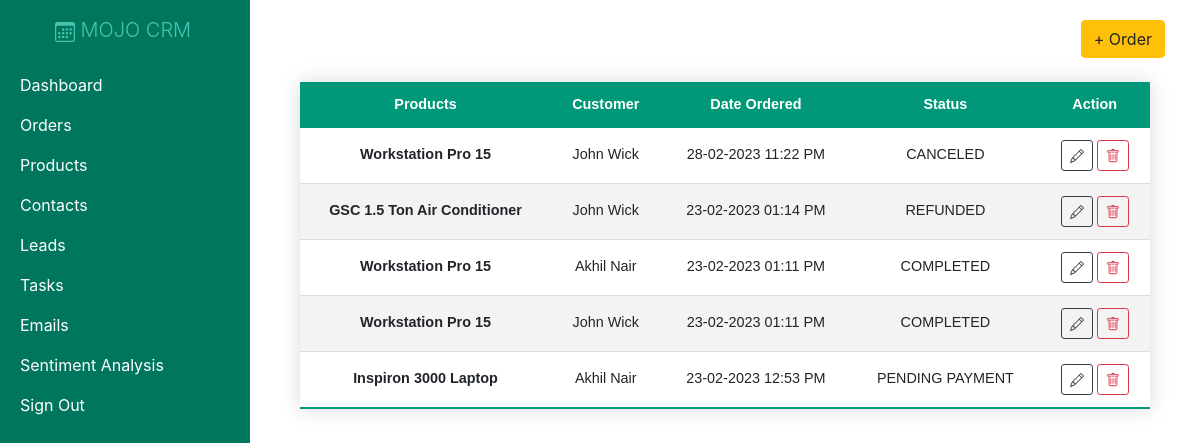
Screenshot of /orders/ (signed in) with the database file from the repository.
### crm/models.py (models this page shows, shortened)
class Order(models.Model):
    customer = models.ForeignKey(Customer, null=True, on_delete=models.CASCADE)
    product = models.ForeignKey(Product, null=True, on_delete=models.CASCADE)
    date_created = models.DateTimeField(auto_now_add=True, null=True)
    status = models.CharField(max_length=200, null=True, choices=(
        ('CANCELED', 'CANCELED'),
        ('COMPLETED', 'COMPLETED'),
        ('REFUNDED', 'REFUNDED'),
        ('PENDING PAYMENT', 'PENDING PAYMENT'),
    ))

class Product(models.Model):
    name = models.CharField(max_length=200, null=True)
    cost = models.FloatField(null=True)
    vendor = models.CharField(max_length=200, null=True)
    discount = models.IntegerField(default=0)
    date_created = models.DateTimeField(auto_now_add=True, null=True)

class Customer(models.Model):
    name = models.CharField(max_length=200, null=True)
    phone = models.CharField(max_length=200, null=True)
    email = models.EmailField(max_length=200, null=True)
    date_created = models.DateTimeField(auto_now_add=True, null=True)
    address = models.CharField(max_length=200, null=True)

### crm/views.py (the view)
# urls.py: path('orders/', views.orders, name="orders"),
@login_required()
def orders(request):
    orders = Order.objects.order_by("-date_created")
    return render(request,'crm/orders.html',{'orders':orders})

### crm/templates/crm/orders.html (shortened to what this page needs)
{% extends 'crm/main.html' %}
{% block content %}
<div class="d-flex justify-content-end">
  <a class="btn btn-warning" href="{% url 'create_order' %}">+ Order</a>
</div>
<div class="container w-100 d-flex justify-content-center mt-4">
  <table class="my-table w-100 text-center">
    <thead class="text-center">
      <tr class="text-center">
        <th>Products</th>
        <th>Customer</th>
        <th>Date Ordered</th>
        <th>Status</th>
        <th>Action</th>
      </tr>
    </thead>
    <tbody>
      {% for o in orders %}
      <tr>
        <th scope="row">{{o.product.name}}</th>
        <td>{{ o.customer.name }}</td>
        <td>{{ o.date_created|date:"d-m-Y h:i A" }}</td>
        <td>{{o.status}}</td>
        <td>
          <a class="btn btn-sm btn-outline-dark" href="{% url 'update_order' o.id %}"></a>
          <a class="btn btn-sm btn-outline-danger" data-toggle="modal" data-target="#actionModal"></a>
        </td>
      </tr>
      {% endfor %}
    </tbody>
  </table>
</div>
{% endblock content %}

### static/css/main.css (style rules this page uses)
.my-table { border-collapse: collapse; font-size: 0.9em; font-family: sans-serif; min-width: 400px; box-shadow: 0 0 20px rgba(0, 0, 0, 0.15); }
.my-table thead tr { background-color: #009879; color: #ffffff; text-align: left; }
.my-table th, .my-table td { padding: 12px 15px; }
.my-table tbody tr { border-bottom: 1px solid #dddddd; }
.my-table tbody tr:nth-of-type(even) { background-color: #f3f3f3; }
.my-table tbody tr:last-of-type { border-bottom: 2px solid #009879; }

### rows the page displays
Order: product.name "Workstation Pro 15", customer.name "John Wick", date_created "28-02-2023 11:22 PM", status "CANCELED"
Order: product.name "GSC 1.5 Ton Air Conditioner", customer.name "John Wick", date_created "23-02-2023 01:14 PM", status "REFUNDED"
Order: product.name "Workstation Pro 15", customer.name "Akhil Nair", date_created "23-02-2023 01:11 PM", status "COMPLETED"
Order: product.name "Workstation Pro 15", customer.name "John Wick", date_created "23-02-2023 01:11 PM", status "COMPLETED"
Order: product.name "Inspiron 3000 Laptop", customer.name "Akhil Nair", date_created "23-02-2023 12:53 PM", status "PENDING PAYMENT"
